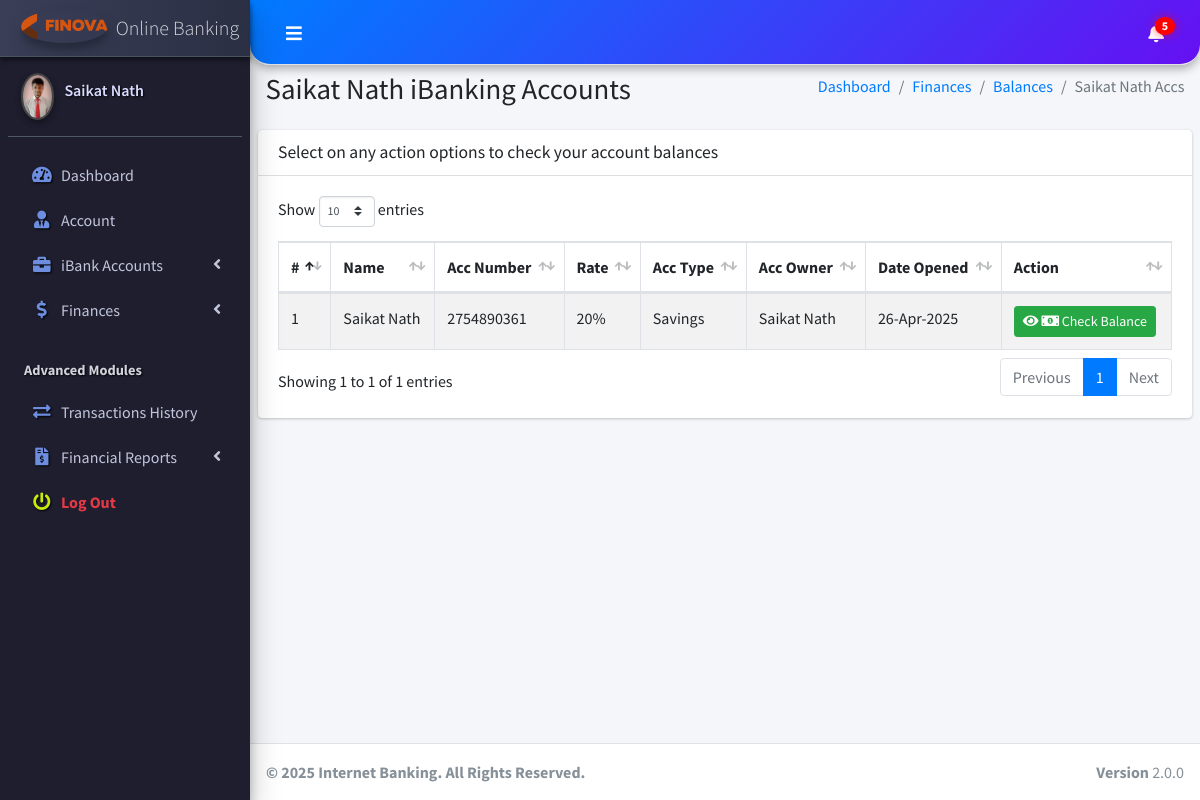
/client/pages_view_client_bank_acc.php (signed in), run on the app's committed database.
### tables this page shows
CREATE TABLE `ib_systemsettings` (
  `id` int(20) NOT NULL,
  `sys_name` longtext NOT NULL,
  `sys_tagline` longtext NOT NULL,
  `sys_logo` varchar(200) NOT NULL
);

CREATE TABLE `ib_clients` (
  `client_id` int(11) NOT NULL,
  `name` varchar(200) NOT NULL,
  `national_id` varchar(200) NOT NULL,
  `phone` varchar(200) NOT NULL,
  `address` varchar(200) NOT NULL,
  `email` varchar(200) NOT NULL,
  `password` varchar(200) NOT NULL,
  `profile_pic` varchar(200) NOT NULL,
  `client_number` varchar(200) NOT NULL
);

CREATE TABLE `ib_bankaccounts` (
  `account_id` int(20) NOT NULL,
  `acc_name` varchar(200) NOT NULL,
  `account_number` varchar(200) NOT NULL,
  `acc_type` varchar(200) NOT NULL,
  `acc_rates` varchar(200) NOT NULL,
  `acc_status` enum('Pending','Active','Rejected','Approved') NOT NULL DEFAULT 'Pending',
  `acc_amount` varchar(200) NOT NULL,
  `client_id` varchar(200) NOT NULL,
  `client_name` varchar(200) NOT NULL,
  `client_national_id` varchar(200) NOT NULL,
  `client_pan` varchar(10) NOT NULL,
  `client_aadhaar` varchar(12) NOT NULL,
  `client_phone` varchar(200) NOT NULL,
  `client_number` varchar(200) NOT NULL,
  `client_email` varchar(200) NOT NULL,
  `client_adr` varchar(200) NOT NULL,
  `created_at` timestamp(6) NOT NULL DEFAULT current_timestamp(6) ON UPDATE current_timestamp(6),
  `client_father_name` varchar(100) DEFAULT NULL,
  `client_dob` date DEFAULT NULL,
  `client_gender` enum('Male','Female','Other') DEFAULT NULL,
  `client_marital_status` enum('Single','Married') DEFAULT NULL
);

### client/pages_view_client_bank_acc.php (the view, shortened to what this page needs)
<!DOCTYPE html>
<html>
<?php include("dist/_partials/head.php"); ?>
<body class="hold-transition sidebar-mini layout-fixed layout-navbar-fixed">
    <div class="wrapper">
        <?php include("dist/_partials/nav.php"); ?>
        <?php include("dist/_partials/sidebar.php"); ?>
        <?php
        $client_id = $_SESSION['client_id'];
        $ret = "SELECT * FROM  iB_clients WHERE client_id =? ";
        $stmt = $mysqli->prepare($ret);
        $stmt->bind_param('i', $client_id);
        $stmt->execute();
        $res = $stmt->get_result();
        while ($row = $res->fetch_object()) {
        ?>
            <div class="content-wrapper">
                <section class="content-header">
                    <div class="container-fluid">
                        <div class="row mb-2">
                            <div class="col-sm-6">
                                <h1><?php echo $row->name; ?> iBanking Accounts</h1>
                            </div>
                            <div class="col-sm-6">
                                <ol class="breadcrumb float-sm-right">
                                    <li class="breadcrumb-item"><a href="pages_dashboard.php">Dashboard</a></li>
                                    <li class="breadcrumb-item"><a href="pages_balance_enquiries.php">Finances</a></li>
                                    <li class="breadcrumb-item"><a href="pages_balance_enquiries.php">Balances</a></li>
                                    <li class="breadcrumb-item active"><?php echo $row->name; ?> Accs</li>
                                </ol>
                            </div>
                        </div>
                    </div>
                </section>
                <section class="content">
                    <div class="row">
                        <div class="col-12">
                            <div class="card">
                                <div class="card-header">
                                    <h3 class="card-title">Select on any action options to check your account balances</h3>
                                </div>
                                <div class="card-body">
                                    <table id="example1" class="table table-hover table-bordered table-striped">
                                        <thead>
                                            <tr>
                                                <th>#</th>
                                                <th>Name</th>
                                                <th>Acc Number</th>
                                                <th>Rate</th>
                                                <th>Acc Type</th>
                                                <th>Acc Owner</th>
                                                <th>Date Opened</th>
                                                <th>Action</th>
                                            </tr>
                                        </thead>
                                        <tbody>
                                            <?php
                                            $client_id = $_SESSION['client_id'];
                                            $ret = "SELECT * FROM  iB_bankAccounts WHERE client_id = ?";
                                            $stmt = $mysqli->prepare($ret);
                                            $stmt->bind_param('i', $client_id);
                                            $stmt->execute();
                                            $res = $stmt->get_result();
                                            $cnt = 1;
                                            while ($row = $res->fetch_object()) {
                                                $dateOpened = $row->created_at;
                                            ?>
                                                <tr>
                                                    <td><?php echo $cnt; ?></td>
                                                    <td><?php echo $row->acc_name; ?></td>
                                                    <td><?php echo $row->account_number; ?></td>
                                                    <td><?php echo $row->acc_rates; ?>%</td>
                                                    <td><?php echo $row->acc_type; ?></td>
                                                    <td><?php echo $row->client_name; ?></td>
                                                    <td><?php echo date("d-M-Y", strtotime($dateOpened)); ?></td>
                                                    <td>
                                                        <a class="btn btn-success btn-sm" href="pages_check_client_acc_balance.php?account_id=<?php echo $row->account_id; ?>&acccount_number=<?php echo $row->account_number; ?>">
                                                            <i class="fas fa-eye"></i>
                                                            <i class="fas fa-money-bill-alt"></i>
                                                            Check Balance
                                                        </a>
                                                    </td>
                                                </tr>
                                            <?php $cnt = $cnt + 1;
                                            } ?>
                                    </table>
                                </div>
                            </div>
                        </div>
                    </div>
                </section>
            </div>
        <?php } ?>
        <?php include("dist/_partials/footer.php"); ?>
    </div>
</body>
</html>

### client/dist/_partials/sidebar.php (shortened to what this page needs)
<aside class="main-sidebar sidebar-dark-primary elevation-4">
  <?php
$client_id = $_SESSION['client_id'];
  $ret = "SELECT * FROM  iB_clients  WHERE client_id = ? ";
  $stmt = $mysqli->prepare($ret);
  $stmt->bind_param('i', $client_id);
  $stmt->execute();
  $res = $stmt->get_result();
  while ($row = $res->fetch_object()) {
    $acc_status = 'Pending';
    $acc_qry = "SELECT acc_status FROM iB_bankAccounts WHERE client_id = ? LIMIT 1";
    $acc_stmt = $mysqli->prepare($acc_qry);
    $acc_stmt->bind_param('i', $client_id);
    $acc_stmt->execute();
    $acc_stmt->bind_result($acc_status);
    if ($row->profile_pic == '') {
      $profile_picture = "<img src='../admin/dist/img/user_icon.png' class=' elevation-2' alt='User Image'>
                ";
    } else {
      $profile_picture = "<img src='../admin/dist/img/$row->profile_pic' class='elevation-2' alt='User Image'>
                ";
    }
    $ret = "SELECT * FROM `iB_SystemSettings` ";
    $stmt = $mysqli->prepare($ret);
    $stmt->execute();
    $res = $stmt->get_result();
    while ($sys = $res->fetch_object()) {
  ?>
      <a href="pages_dashboard.php" class="brand-link">
        <img src="../admin/dist/img/<?php echo $sys->sys_logo;?>" alt="iBanking Logo" class="brand-image img-circle elevation-3" style="opacity: .8">
        <span class="brand-text font-weight-light"><?php echo $sys->sys_name;?></span>
      </a>
      <div class="sidebar">
        <div class="user-panel mt-3 pb-3 mb-3 d-flex">
          <div class="image">
            <?php echo $profile_picture; ?>
          </div>
          <div class="info">
            <a href="pages_dashboard.php" class="d-block"><?php echo $row->name; ?></a>
          </div>
        </div>
        <nav class="mt-2">
          <ul class="nav nav-pills nav-sidebar flex-column" data-widget="treeview" role="menu" data-accordion="false">
            <li class="nav-item has-treeview">
              <a href="pages_dashboard.php" class="nav-link">
                <i class="nav-icon fas fa-tachometer-alt"></i>
                <p>
                  Dashboard
                </p>
              </a>
            </li>
            <li class="nav-item">
              <a href="pages_account.php" class="nav-link">
                <i class="nav-icon fas fa-user-tie"></i>
                <p>
                  Account
                </p>
              </a>
            </li>
            <li class="nav-item has-treeview">
              <a href="#" class="nav-link">
                <i class="nav-icon fas fa-briefcase"></i>
                <p>
                  iBank Accounts
                  <i class="fas fa-angle-left right"></i>
                </p>
              </a>
            </li>
            <li class="nav-item has-treeview">
              <a href="#" class="nav-link <?php echo ($acc_status == 'Approved') ? '' : 'disabled-link'; ?>">
                <i class="nav-icon fas fa-dollar-sign"></i>
                <p>Finances<i class="fas fa-angle-left right"></i></p>
              </a>
            </li>
                       <li class="nav-header">Advanced Modules</li>
            <li class="nav-item">
              <a href="pages_transactions_engine.php" class="nav-link <?php echo ($acc_status == 'Approved') ? '' : 'disabled-link'; ?>">
                <i class="nav-icon fas fa-exchange-alt"></i>
                <p>Transactions History</p>
              </a>
            </li>
            <li class="nav-item has-treeview">
              <a href="#" class="nav-link <?php echo ($acc_status == 'Approved') ? '' : 'disabled-link'; ?>">
                <i class="nav-icon fas fa-file-invoice-dollar"></i>
                <p>Financial Reports<i class="fas fa-angle-left right"></i></p>
              </a>
            </li>
<li class="nav-item">
  <a href="pages_logout.php" class="nav-link" style="color: #e63946;">
    <i class="nav-icon fas fa-power-off" style="color: #c8eb0c !important;"></i>
    <p style="color: #e63946; font-weight: bold;">
      Log Out
    </p>
  </a>
</li>
          </ul>
        </nav>
      </div>
</aside>
<?php
    }
  } ?>

### client/dist/_partials/footer.php
<?php
$ret = "SELECT * FROM `iB_SystemSettings` ";
$stmt = $mysqli->prepare($ret);
$stmt->execute();
$res = $stmt->get_result();
while ($sys = $res->fetch_object()) {
?>
  <footer class="main-footer">
    <strong>&copy;
      2025 Internet Banking. All Rights Reserved.</strong>
    <div class="float-right d-none d-sm-inline-block">
      <b>Version</b> 2.0.0
    </div>
  </footer>
<?php } ?>

### client/dist/_partials/sidebar.php (style rules this page uses)
.main-sidebar { background: #1e1e2f; box-shadow: inset -3px -3px 7px #2c2c3e, inset 3px 3px 7px #0e0e1a; }
.main-sidebar .brand-link { background: linear-gradient(to right, #3a3f58, #2b2f44); box-shadow: 0 3px 5px rgba(0, 0, 0, 0.5); }
.main-sidebar .nav-link { transition: all 0.3s ease; border-radius: 10px; margin: 2px 5px; color: #c2c6dc !important; }
.nav-icon { color: #6d8ddf !important; text-shadow: 1px 1px 2px #000; }
.nav-header { color: #888ca9; font-weight: bold; padding-left: 15px; text-shadow: 1px 1px 2px #000; }
.user-panel .image img { border: 2px solid #444; box-shadow: 0 0 10px rgba(255, 255, 255, 0.1); border-radius: 50%; }
.user-panel .info a { color: #d9dcff; font-weight: 600; text-shadow: 1px 1px 2px #000; }

### data on the page
ib_clients: name "Saikat Nath"
ib_systemsettings: sys_logo (picture), sys_name "Online Banking", ib_clients.profile_pic (picture)
ib_bankaccounts: acc_name "Saikat Nath", account_number "2754890361", acc_rates "20", acc_type "Savings", client_name "Saikat Nath", created_at "26-Apr-2025"
